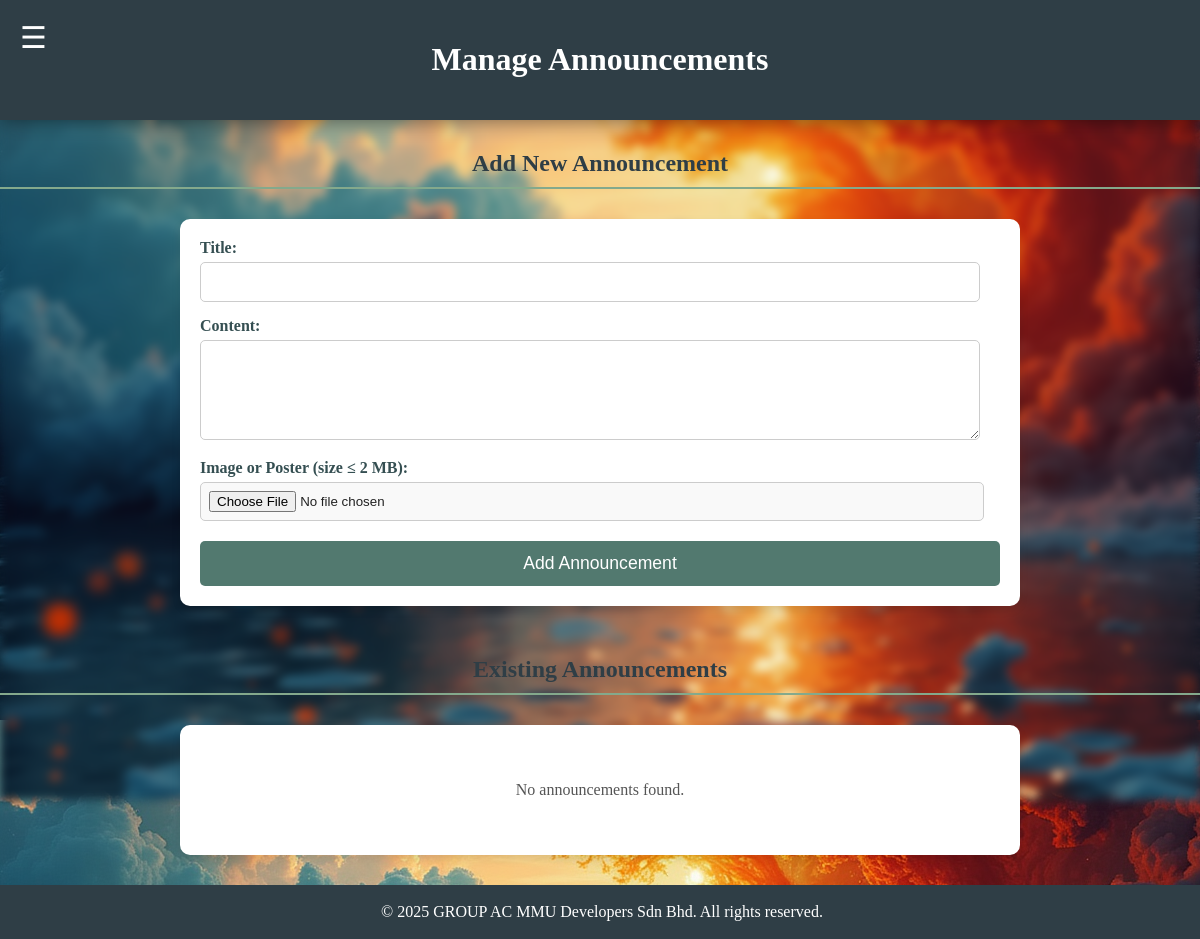
The page /manageAnnouncements.php on the database as committed earlier.
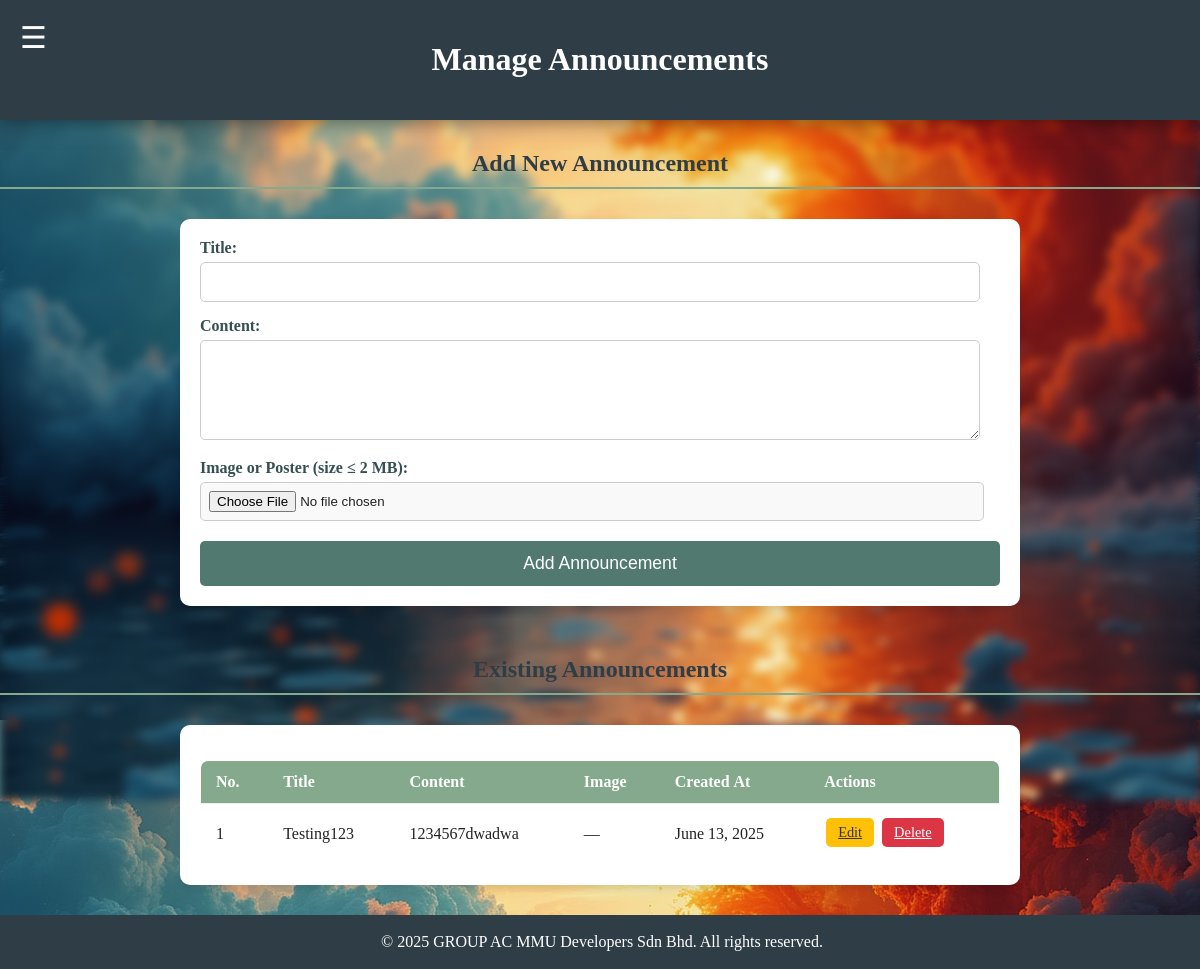
The same page on the database as committed later.
### tables this page shows
CREATE TABLE `announcements` (
  `id` int(11) NOT NULL,
  `title` varchar(255) NOT NULL,
  `content` text NOT NULL,
  `posted_by` varchar(100) DEFAULT NULL,
  `created_at` timestamp NOT NULL DEFAULT current_timestamp()
);

### manageAnnouncements.php (the view, shortened to what this page needs)
<?php
require 'connection.php';
require 'header.php';
require 'navbar.php';
$announcements = $conn->query("SELECT * FROM announcements ORDER BY created_at DESC");
?>
<div id="main-content">
    <div class="title-container"><h1>Manage Announcements</h1></div>
    <h2 style="margin-top:30px;">Add New Announcement</h2>
    <div class="form-container">
        <form method="POST" enctype="multipart/form-data" class="announcement-form">
            <label for="title">Title:</label>
            <input type="text" id="title" name="title" required>
            <label for="content">Content:</label>
            <textarea id="content" name="content" rows="4" required></textarea>
            <label for="image">Image or Poster (size ≤ 2 MB):</label>
            <input type="file" id="image" name="image" accept=".png,.jpg,.jpeg,.gif">
            <button type="submit" class="form-button">Add Announcement</button>
        </form>
    </div>
    <h2 style="margin-top:50px;">Existing Announcements</h2>
    <div class="table-container">
        <?php if ($announcements->num_rows > 0): ?>
            <table class="manage-table">
                <thead>
                    <tr>
                        <th>No.</th>
                        <th>Title</th>
                        <th>Content</th>
                        <th>Image</th>
                        <th>Created&nbsp;At</th>
                        <th>Actions</th>
                    </tr>
                </thead>
                <tbody>
                    <?php $no = 1; while ($row = $announcements->fetch_assoc()): ?>
                    <tr>
                        <td><?= $no++ ?></td>
                        <td><?= htmlspecialchars($row['title']) ?></td>
                        <td><?= nl2br(htmlspecialchars($row['content'])) ?></td>
                        <td>
                            <?php if (!empty($row['image_path']) && file_exists($row['image_path'])): ?>
                                <img src="<?= htmlspecialchars($row['image_path']) ?>" alt="Announcement Image">
                            <?php else: ?>
                                —
                            <?php endif; ?>
                        </td>
                        <td><?= date('F j, Y', strtotime($row['created_at'])) ?></td>
                        <td>
                            <a href="editAnnouncement.php?id=<?= $row['id'] ?>"
                               class="form-button orange" style="margin-bottom:5px;">
                               Edit
                            </a>
                            <a href="?delete=<?= $row['id'] ?>"
                               onclick="return confirm('Are you sure you want to delete this announcement?')"
                               class="form-button red">
                               Delete
                            </a>
                        </td>
                    </tr>
                    <?php endwhile; ?>
                </tbody>
            </table>
        <?php else: ?>
            <p style="text-align: center; padding: 20px; color: #555;">No announcements found.</p>
        <?php endif; ?>
    </div>
</div>
<?php require 'footer.php'; ?>

Rows that differ between the two databases and show on the page:
added announcements: title "Testing123", content "1234567dwadwa", created_at "June 13, 2025"
Other text that changed with them:
text no longer shown: "No announcements found."
text now shown: "No. Title Content Image Created At Actions"
